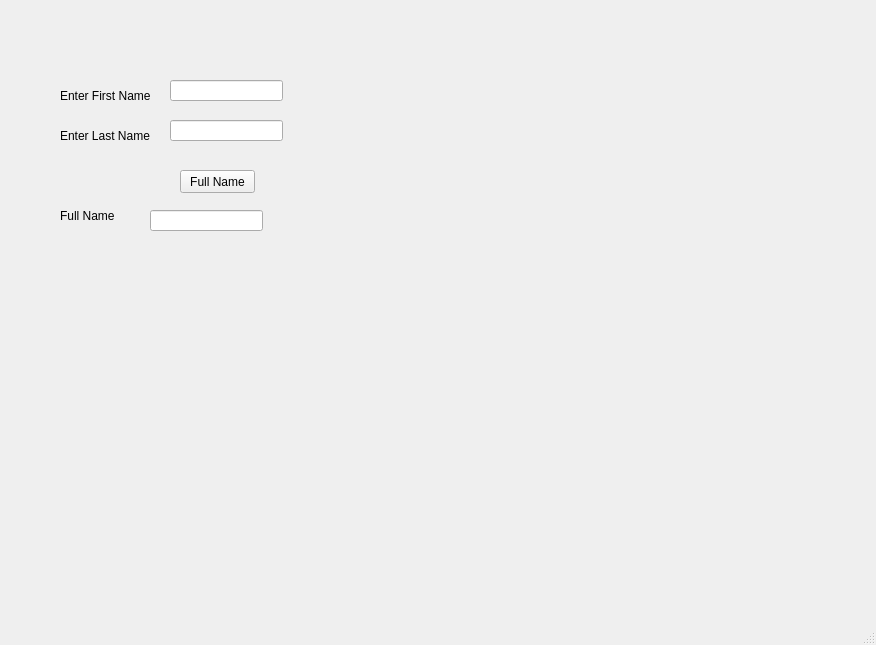
<?xml version="1.0" encoding="UTF-8"?>
<ui version="4.0">
 <class>FullName</class>
 <widget class="QMainWindow" name="FullName">
  <property name="geometry">
   <rect>
    <x>0</x>
    <y>0</y>
    <width>876</width>
    <height>645</height>
   </rect>
  </property>
  <property name="windowTitle">
   <string>Full Name</string>
  </property>
  <widget class="QWidget" name="centralwidget">
   <widget class="QLabel" name="lblFirstName">
    <property name="geometry">
     <rect>
      <x>60</x>
      <y>80</y>
      <width>101</width>
      <height>31</height>
     </rect>
    </property>
    <property name="font">
     <font>
      <family>Segoe UI</family>
      <pointsize>9</pointsize>
     </font>
    </property>
    <property name="text">
     <string>Enter First Name </string>
    </property>
   </widget>
   <widget class="QLineEdit" name="txtFirstName">
    <property name="geometry">
     <rect>
      <x>170</x>
      <y>80</y>
      <width>113</width>
      <height>21</height>
     </rect>
    </property>
    <property name="font">
     <font>
      <family>Segoe UI</family>
      <pointsize>9</pointsize>
     </font>
    </property>
   </widget>
   <widget class="QLabel" name="lblLastName">
    <property name="geometry">
     <rect>
      <x>60</x>
      <y>120</y>
      <width>101</width>
      <height>31</height>
     </rect>
    </property>
    <property name="font">
     <font>
      <family>Segoe UI</family>
      <pointsize>9</pointsize>
     </font>
    </property>
    <property name="text">
     <string>Enter Last Name </string>
    </property>
   </widget>
   <widget class="QLineEdit" name="txtLastName">
    <property name="geometry">
     <rect>
      <x>170</x>
      <y>120</y>
      <width>113</width>
      <height>21</height>
     </rect>
    </property>
    <property name="font">
     <font>
      <family>Segoe UI</family>
      <pointsize>9</pointsize>
     </font>
    </property>
   </widget>
   <widget class="QPushButton" name="btnFullName">
    <property name="geometry">
     <rect>
      <x>180</x>
      <y>170</y>
      <width>75</width>
      <height>23</height>
     </rect>
    </property>
    <property name="font">
     <font>
      <family>Segoe UI</family>
      <pointsize>9</pointsize>
     </font>
    </property>
    <property name="text">
     <string>Full Name</string>
    </property>
   </widget>
   <widget class="QLabel" name="lblResult">
    <property name="geometry">
     <rect>
      <x>60</x>
      <y>200</y>
      <width>81</width>
      <height>31</height>
     </rect>
    </property>
    <property name="font">
     <font>
      <family>Segoe UI</family>
      <pointsize>9</pointsize>
     </font>
    </property>
    <property name="text">
     <string>Full Name</string>
    </property>
   </widget>
   <widget class="QLineEdit" name="txtResult">
    <property name="geometry">
     <rect>
      <x>150</x>
      <y>210</y>
      <width>113</width>
      <height>21</height>
     </rect>
    </property>
    <property name="font">
     <font>
      <family>Segoe UI</family>
      <pointsize>9</pointsize>
     </font>
    </property>
   </widget>
  </widget>
  <widget class="QMenuBar" name="menubar">
   <property name="geometry">
    <rect>
     <x>0</x>
     <y>0</y>
     <width>876</width>
     <height>21</height>
    </rect>
   </property>
  </widget>
  <widget class="QStatusBar" name="statusbar"/>
 </widget>
 <resources/>
 <connections/>
</ui>
